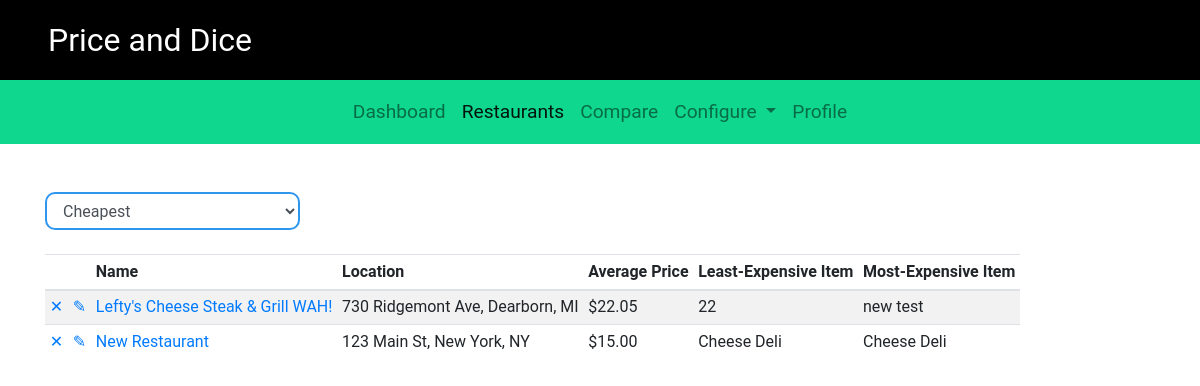
Before: /campus/restaurant_list/ with the older database file.
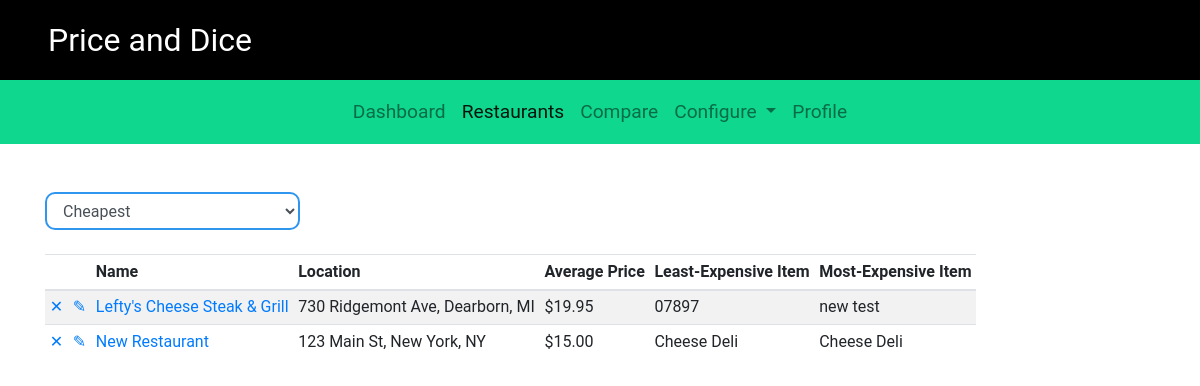
After: the same page with the newer database file.
### campus/models.py (models this page shows, shortened)
class Restaurant(models.Model):
    name = models.CharField(max_length=200)
    location = models.CharField(max_length=200)
    phone_number = models.CharField(max_length=20, default='(xxx) xxx-xxxx')
    sunday = models.CharField(max_length=20, default=DEFAULT_HOURS)
    monday = models.CharField(max_length=20, default=DEFAULT_HOURS)
    tuesday = models.CharField(max_length=20, default=DEFAULT_HOURS)
    wednesday = models.CharField(max_length=20, default=DEFAULT_HOURS)
    thursday = models.CharField(max_length=20, default=DEFAULT_HOURS)
    friday = models.CharField(max_length=20, default=DEFAULT_HOURS)
    saturday = models.CharField(max_length=20, default=DEFAULT_HOURS)
    item_list = models.ManyToManyField(Item)
    def get_average_price(self):
        item_list = self.item_list.all()
        if not item_list:
            return 'N/A'
        else:
            num_item_list =  0
            total_price = 0
            for i in item_list:
                num_item_list += 1
                total_price += i.price
            return float(total_price / num_item_list)
    def get_min_price(self):
        item_list = self.item_list.all()
        if not item_list:
            return 'N/A'
        else:
            min_price = item_list[0].price
            for i in item_list:
                if i.price < min_price:
                    min_price = i.price
            return min_price
    def get_max_price(self):
        item_list = self.item_list.all()
        if not item_list:
            return 'N/A'
        else:
            max_price = item_list[0].price
            for i in item_list:
                if i.price > max_price:
                    max_price = i.price
            return max_price
    def get_cheapest_item(self):
        item_list = self.item_list.all()
        if not item_list:
            return 'N/A'
        else:
            cheap_price = self.get_min_price()
            cheap_item = None
            for i in item_list:
                if i.price == cheap_price:
                    cheap_item = i.name
                    break
        return cheap_item
    def get_most_expensive(self):
        item_list = self.item_list.all()
        if not item_list:
            return 'N/A'
        else:
            high_price = self.get_max_price()
            expensive_item = None
            for i in item_list:
                if i.price == high_price:
                    expensive_item = i.name
                    break
        return expensive_item

class Item(models.Model):
    price = models.FloatField(default=0)
    name = models.CharField(max_length=50)

### campus/views.py (the view)
# urls.py: path('restaurant_list/', views.restaurant_list, name='restaurant_list'),
def restaurant_list(request):
    restaurant_list = Restaurant.objects.all()
    context = {'restaurant_list': restaurant_list}
    return render(request, 'campus/restaurant-list.html', context)

### campus/templates/campus/restaurant-list.html (shortened to what this page needs)
{% extends "./base.html" %}
{% block restaurant_list_link %}
<li class="nav-item active">
     <a class="nav-link active" href="{% url 'campus:restaurant_list' %}">Restaurants</a>
</li>
{% endblock%}
{% block body %}
<div class="container content-top">
     <div class="row">
          <div class="col-lg-3">
               <select class="form-control blue-input">
                    <option value="1">Cheapest</option>
               </select>
          </div>
     </div>
     <br>
     <div class="row">
          <div class="col-lg-12">
               <table class="table table-sm table-hover table-responsive table-striped">
                    <thead>
                         <tr>
                              <th></th>
                              <th></th>
                              <th>Name</th>
                              <th>Location</th>
                              <th>Average Price</th>
                              <th>Least-Expensive Item</th>
                              <th>Most-Expensive Item</th>
                         </tr>
                    </thead>
                    <tbody>
                         {% for restaurant in restaurant_list %}
                         <tr>
                              <td><a href="{% url 'campus:delete_restaurant' restaurant.id %}">&#10005;</a></td>
                              <td><a href="{% url 'campus:edit_restaurant' restaurant.id %}">&#9998;</a></td>
                              <td><a href="{% url 'campus:restaurant_detail' restaurant.id %}">{{restaurant.name}}</a></td>
                              <td>{{restaurant.location}}</td>
                              <td>
                                   {% if restaurant.get_average_price != 'N/A' %}
                                   ${{restaurant.get_average_price | floatformat:2}}
                                   {% else %}
                                   {{restaurant.get_average_price}}
                                   {% endif %}
                              </td>
                              <td>{{restaurant.get_cheapest_item}}</td>
                              <td>{{restaurant.get_most_expensive}}</td>
                         </tr>
                         {% endfor %}
                    </tbody>
               </table>
          </div>
     </div>
</div>
{% endblock %}

Changed rows visible on the page:
changed Restaurant "730 Ridgemont Ave, Dearborn, MI": name "Lefty's Cheese Steak & Grill WAH!" → "Lefty's Cheese Steak & Grill"; get_average_price "22.05" → "19.95"; get_cheapest_item "22" → "07897"
